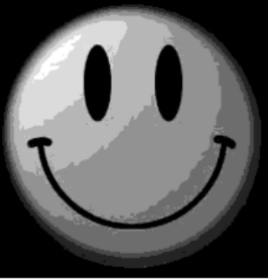
#> input picture Limiarização/teste2.png, 268 x 279 px
$ python main.py
#> lines starting #> are read from the running program, lines starting #| are printed output that depends on the picture; after the words box and inside, x2 and y2 are one past the last pixel; in counts of white or black regions, pixels touching at a corner belong together
from multiprocessing.connection import wait
import statistics
from PIL import Image
import numpy as np
import matplotlib.pyplot as plt

im = Image.open('teste2.png','r').convert('L')

pixel = im.load()

largura, altura = im.size
#> largura = 268; altura = 279

histograma = np.zeros(256,dtype=np.float32)

for i in range(im.size[0]):
    for j in range(im.size[1]):
        k = pixel[i,j]
        histograma[k] = histograma[k] + 1
#> after the loop, histograma = 256 values, max 23246 at index 0, min 5 at index 234, mean 292.1
plt.bar(list(range(256)),histograma)
#plt.show()
p = 128
t = 0
while p != t:
    count = 0
    t = p
    total1 = 0
    intensidade1 = 0
    total2 = 0
    intensidade2 = 0
    while count < t:
        total1 += histograma[count]
        intensidade1 += histograma[count]*count
        count += 1
    while count < 256:
        total2 += histograma[count]
        intensidade2 += histograma[count]*count
        count += 1
    a = intensidade1/total1
    b = intensidade2/total2
    p = (a+b)/2
    p = round(p,0)

saida = Image.new('L', (largura,altura),color="black")
#> saida: PIL image 268x279 L; every value is 0
pixel2 = saida.load()
for i in range(im.size[0]):
    for j in range(im.size[1]):
        if pixel[i,j] <= p:
            pixel2[i,j] = 0
        else:
            pixel2[i,j] = 255
saida.save('limiarização.jpg')
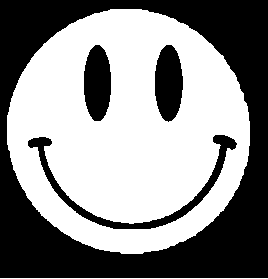
#> saved as limiarização.jpg: PIL image 268x279 L; 55.1% white; 4 black regions, box (x1, y1, x2, y2) and area: (0, 0, 268, 278) 28016, (28, 135, 237, 229) 2258, (155, 45, 183, 122) 1683, (84, 45, 111, 121) 1644
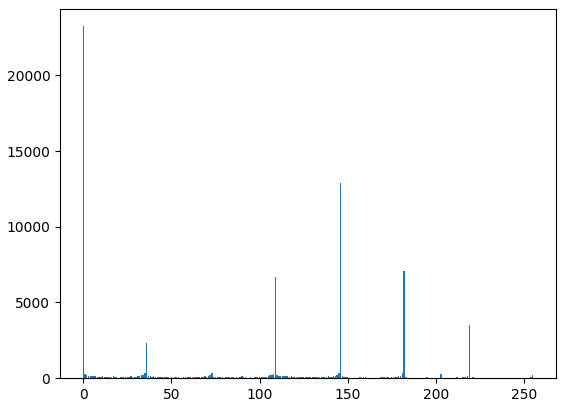
#> figure drawn by matplotlib, 1 panel; tallest bar 23246 high, from x = -0.4 to 0.4
